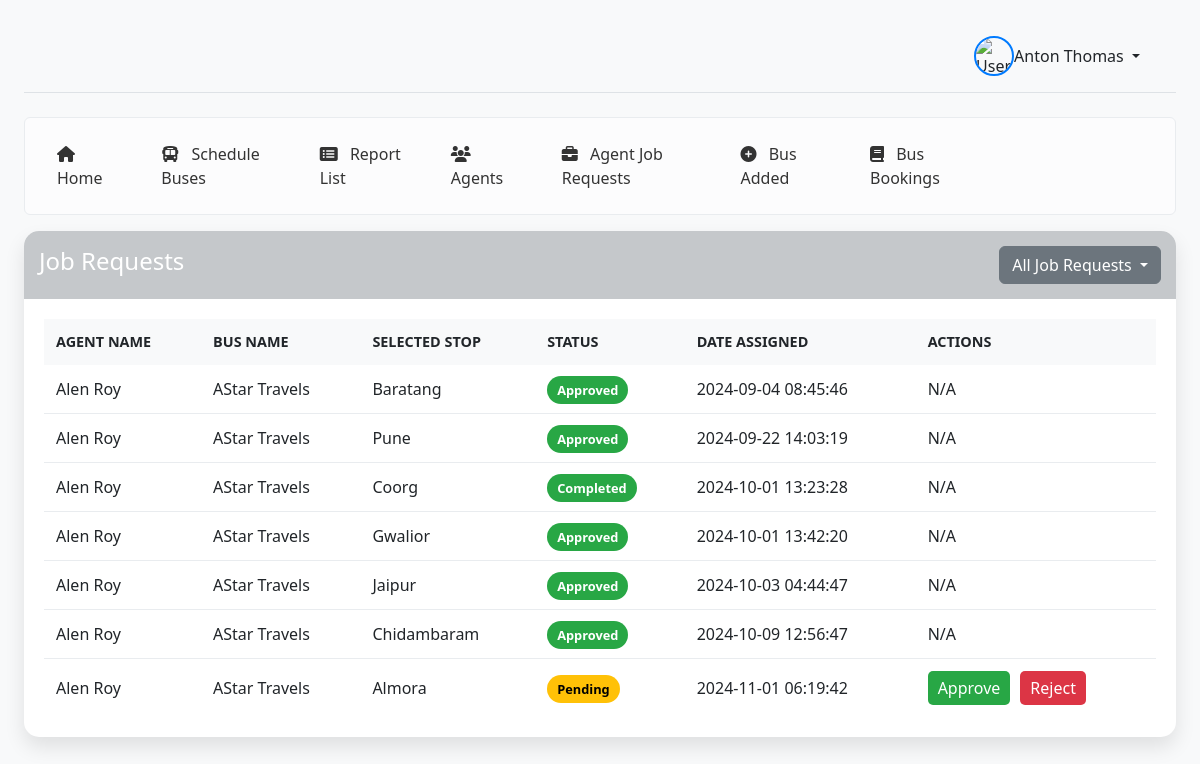
Page /moderator_job_requests/ (signed in) on the committed database.
### home/models.py (models this page shows, shortened)
class Moderator(models.Model):
    USER_TYPE_CHOICES = [
        ('moderator', 'Moderator'),
    ]
    STATUS_CHOICES = [
        ('Pending', 'Pending'),
        ('Approved', 'Approved'),
        ('Rejected', 'Rejected'),
    ]
    moderator_id = models.AutoField(primary_key=True)
    user = models.OneToOneField(Users, on_delete=models.CASCADE)
    first_name = models.CharField(max_length=50)
    last_name = models.CharField(max_length=50)
    mobile = models.CharField(max_length=20, null=True, blank=True)
    email = models.EmailField(verbose_name="email address", max_length=255, unique=True)
    password = models.CharField(max_length=128)
    cv_file = models.FileField(upload_to='media/', null=True, blank=True)  # Use media directory
    gst = models.CharField(max_length=15, null=True, blank=True)
    pan = models.CharField(max_length=10, null=True, blank=True)
    pan_name = models.CharField(max_length=100, null=True, blank=True)
    aadhar = models.CharField(max_length=12, null=True, blank=True)
    company = models.CharField(max_length=100, null=True, blank=True)
    city = models.CharField(max_length=100, null=True, blank=True)
    user_type = models.CharField(max_length=10, choices=USER_TYPE_CHOICES)
    status = models.CharField(max_length=10, choices=STATUS_CHOICES, default='Pending')
    district = models.CharField(max_length=100, blank=True, null=True)
    address = models.TextField(blank=True, null=True)
    profile_image = models.ImageField(upload_to='moderator_profiles/', blank=True, null=True)

class Bus(models.Model):
    bus_id = models.AutoField(primary_key=True)
    moderator_id = models.ForeignKey(Moderator, on_delete=models.CASCADE)
    bus_name = models.CharField(max_length=100)
    bus_number = models.CharField(max_length=20, unique=True)
    bus_type = models.CharField(max_length=50)
    seating_capacity = models.IntegerField()
    departure_location = models.CharField(max_length=100)
    destination_location = models.CharField(max_length=100)
    departure_time = models.TimeField()
    arrival_time = models.TimeField()
    date = models.DateField(null=False, blank=False)
    arrival_date = models.DateField(null=True, blank=True)
    stops = models.TextField(blank=True, null=True)
    ticket_price = models.DecimalField(max_digits=10, decimal_places=2)
    bus_image = models.ImageField(upload_to='media/', blank=True, null=True)
    status = models.CharField(max_length=20, choices=[('active', 'Active'), ('under_maintenance', 'Under Maintenance')])
    schedule_version = models.IntegerField(default=1, null=True, blank=True)

class AgentJob(models.Model):
    STATUS_CHOICES = [
        ('Pending', 'Pending'),
        ('Approved', 'Approved'),
        ('Rejected', 'Rejected'),
        ('Completed', 'Completed'),  # Add this status
    ]
    job_id = models.AutoField(primary_key=True)
    agent = models.ForeignKey('Agent', on_delete=models.CASCADE)
    bus = models.ForeignKey('Bus', on_delete=models.CASCADE)
    selected_stop = models.CharField(max_length=255)
    date_assigned = models.DateTimeField(auto_now_add=True)
    status = models.CharField(max_length=50, choices=STATUS_CHOICES, default='Pending')
    completed_at = models.DateTimeField(null=True, blank=True)
    original_arrival_date = models.DateTimeField(null=True, blank=True)  # Add this field

### home/views/views2.py (the view)
# urls.py: path('moderator_job_requests/', views2.moderator_job_requests, name='moderator_job_requests'),
@login_required
def moderator_job_requests(request):
    filter_type = request.GET.get('filter', 'all')
    try:
        moderator = Moderator.objects.get(user=request.user)
    except Moderator.DoesNotExist:
        return render(request, 'moderator_job_requests.html', {'error': 'Moderator not found'})
    agents = Agent.objects.filter(moderator=moderator)
    if filter_type == 'approved':
        job_requests = AgentJob.objects.filter(agent__in=agents, status='Approved')
    elif filter_type == 'pending':
        job_requests = AgentJob.objects.filter(agent__in=agents, status='Pending')
    else:
        job_requests = AgentJob.objects.filter(agent__in=agents)
    job_requests_data = [
        {
            'job_id': jr.job_id,
            'agent_name': f"{jr.agent.first_name} {jr.agent.last_name}",
            'bus_name': jr.bus.bus_name,
            'selected_stop': jr.selected_stop,
            'status': jr.status,
            'date_assigned': jr.date_assigned.strftime('%Y-%m-%d %H:%M:%S'),
        }
        for jr in job_requests
    ]
    context = {
        'job_requests': job_requests_data,
        'moderator_name': f"{moderator.first_name} {moderator.last_name}",
        'filter_type': filter_type,
    }
    return render(request, 'moderator_job_requests.html', context)

### templates/moderator_job_requests.html (shortened to what this page needs)
{% load static %}
<!DOCTYPE html>
<html lang="en">
<head>
    <link href="https://cdn.jsdelivr.net/npm/bootstrap@5.3.0-alpha1/dist/css/bootstrap.min.css" rel="stylesheet">
    <link rel="stylesheet" href="https://cdnjs.cloudflare.com/ajax/libs/font-awesome/6.1.1/css/all.min.css">
</head>
<body>
    <div class="container-fluid">
        <div class="row">
            <main class="col-md-12 px-md-4 main-content">
                <header class="d-flex justify-content-between align-items-center py-3 mb-4 border-bottom">
                    <div class="d-flex align-items-center dropdown">
                        <img src="{% static 'images/spy.gif' %}" alt="User" class="rounded-circle" style="width: 40px; height: 40px; border: 2px solid #007bff;">
                        {% if error_message %}
                            <div class="alert alert-warning">{{ error_message }}</div>
                        {% else %}
                            <span class="me-3 dropdown-toggle" id="dropdownMenuButton" data-bs-toggle="dropdown" aria-expanded="false">
                                {% if moderator_name %}
                                    {{ moderator_name }}
                                {% else %}
                                    Moderator Name Not Set
                                {% endif %}
                            </span>
                        {% endif %}
                    </div>
                </header>
                <div class="alert alert-light d-flex justify-content-end align-items-center" role="alert">
                    <nav class="header-nav">
                        <a class="nav-link" href="{% url 'mod_home' %}">
                            <i class="fas fa-home me-2"></i> Home
                        </a>
                        <a class="nav-link" href="{% url 'mod_sch' %}">
                            <i class="fas fa-bus me-2"></i> Schedule Buses
                        </a>
                        <a class="nav-link" href="{% url 'notifications_report' %}">
                            <i class="fas fa-list-alt me-2"></i> Report List
                        </a>
                        <a class="nav-link" href="{% url 'mod_agentlist' %}">
                            <i class="fas fa-users me-2"></i> Agents
                        </a>
                        <a class="nav-link" href="{% url 'moderator_job_requests' %}">
                            <i class="fas fa-briefcase me-2"></i> Agent Job Requests
                        </a>
                        <a class="nav-link" href="{% url 'buses_added_by_moderator' %}">
                            <i class="fas fa-plus-circle me-2"></i> Bus Added
                        </a>
                        <a class="nav-link " href="{% url 'view_bus_bookings' %}">
                            <i class="fas fa-book me-2"></i> Bus Bookings
                        </a>
                    </nav>
                </div>
                <div class="row">
                    <div class="col-md-12">
                        <div class="job-request-card fade-in">
                            <div class="card-header d-flex justify-content-between align-items-center">
                                <h4>Job Requests</h4>
                                <div class="dropdown">
                                    <button class="btn btn-secondary dropdown-toggle" type="button" id="filterDropdown" data-bs-toggle="dropdown" aria-expanded="false">
                                        {% if filter_type == 'approved' %}
                                            Approved Job Requests
                                        {% elif filter_type == 'pending' %}
                                            Pending Job Requests
                                        {% else %}
                                            All Job Requests
                                        {% endif %}
                                    </button>
                                </div>
                            </div>
                            <div class="card-body">
                                <table class="job-request-table" id="jobRequestsTable">
                                    <thead>
                                        <tr>
                                            <th>Agent Name</th>
                                            <th>Bus Name</th>
                                            <th>Selected Stop</th>
                                            <th>Status</th>
                                            <th>Date Assigned</th>
                                            {% if filter_type != 'approved' %}
                                                <th>Actions</th>
                                            {% endif %}
                                        </tr>
                                    </thead>
                                    <tbody>
                                        {% if job_requests %}
                                            {% for request in job_requests %}
                                                <tr>
                                                    <td>{{ request.agent_name }}</td>
                                                    <td>{{ request.bus_name }}</td>
                                                    <td>{{ request.selected_stop }}</td>
                                                    <td><span class="status-badge {% if request.status == 'Pending' %}status-pending{% else %}status-approved{% endif %}">{{ request.status }}</span></td>
                                                    <td>{{ request.date_assigned }}</td>
                                                    {% if request.status == 'Pending' %}
                                                        <td>
                                                            <div class="action-buttons">
                                                                <button class="action-button approve-button approve-job" data-job-id="{{ request.job_id }}">Approve</button>
                                                                <button class="action-button reject-button reject-job" data-job-id="{{ request.job_id }}">Reject</button>
                                                            </div>
                                                        </td>
                                                    {% elif filter_type != 'approved' %}
                                                        <td>N/A</td>
                                                    {% endif %}
                                                </tr>
                                            {% endfor %}
                                        {% else %}
                                            <tr><td colspan="{% if filter_type != 'approved' %}6{% else %}5{% endif %}" class="text-center">No job requests found.</td></tr>
                                        {% endif %}
                                    </tbody>
                                </table>
                            </div>
                        </div>
                    </div>
                </div>
            </main>
        </div>
    </div>
</body>
</html>

### templates/moderator_job_requests.html (style rules this page uses)
body { background-color: #f8f9fa; }
.main-content { padding: 20px; }
.header-nav { display: flex; align-items: center; }
.header-nav .nav-link { position: relative; padding: 0.5rem 1rem; margin-right: 15px; text-decoration: none; color: #333; transition: background-color 0.3s ease, color 0.3s ease; }
header { display: flex; justify-content: space-between; align-items: center; padding: 0 20px; }
header .d-flex { margin-left: auto; }
.alert { display: flex; align-items: center; padding-right: 177px; }
.job-request-card { background-color: #fff; border-radius: 15px; box-shadow: 0 10px 20px rgba(0,0,0,0.1); transition: all 0.3s ease; overflow: hidden; }
.job-request-card .card-header { background-color: #c5c8cb; color: #fff; padding: 15px; font-weight: bold; }
.job-request-card .card-body { padding: 20px; }
.job-request-table { width: 100%; }
.job-request-table th { background-color: #f8f9fa; font-weight: 600; text-transform: uppercase; font-size: 0.9rem; padding: 12px; }
.job-request-table td { padding: 12px; border-bottom: 1px solid #e9ecef; }
.job-request-table tr:last-child td { border-bottom: none; }
.status-badge { padding: 5px 10px; border-radius: 20px; font-size: 0.8rem; font-weight: bold; }
.status-pending { background-color: #ffc107; color: #000; }
.status-approved { background-color: #28a745; color: #fff; }
.action-buttons { display: flex; gap: 10px; }
.action-button { padding: 5px 10px; border: none; border-radius: 5px; cursor: pointer; transition: all 0.2s ease; }
.approve-button { background-color: #28a745; color: #fff; }
.reject-button { background-color: #dc3545; color: #fff; }
.fade-in { animation: fadeIn 0.5s ease-in-out; }

### rows in the picture
Moderator: pan_name "Anton Thomas"
Bus: bus_name "AStar Travels"
AgentJob: selected_stop "Baratang", status "Approved"
Bus: bus_name "AStar Travels"
AgentJob: selected_stop "Pune", status "Approved"
Bus: bus_name "AStar Travels" "AStar Travels" "AStar Travels" "AStar Travels"
AgentJob: selected_stop "Coorg", status "Completed"
AgentJob: selected_stop "Gwalior", status "Approved"
AgentJob: selected_stop "Jaipur", status "Approved"
AgentJob: selected_stop "Chidambaram", status "Approved"
Bus: bus_name "AStar Travels"
AgentJob: selected_stop "Almora", status "Pending"

### other values in the picture
{{ request.agent_name }} "Alen Roy" "Alen Roy" "Alen Roy" "Alen Roy" "Alen Roy" "Alen Roy" "Alen Roy"
{{ request.date_assigned }} "2024-09-04 08:45:46" "2024-09-22 14:03:19" "2024-10-01 13:23:28" "2024-10-01 13:42:20" "2024-10-03 04:44:47" "2024-10-09 12:56:47" "2024-11-01 06:19:42"
